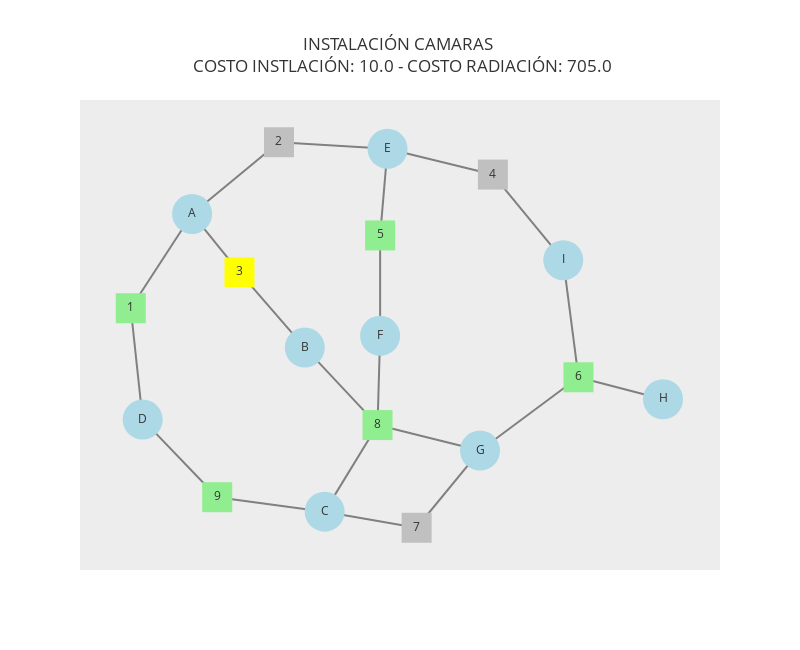

Write notebook code for a chart like this one.
### Code cell
# Crear la figura
fig = go.Figure()

# Agregar bordes
edge_x = []
edge_y = []
for edge in G.edges():
    x0, y0 = pos_alpha[edge[0]]
    x1, y1 = pos_alpha[edge[1]]
    edge_x.extend([x0, x1, None])
    edge_y.extend([y0, y1, None])

fig.add_trace(go.Scatter(x=edge_x, y=edge_y, mode="lines", line=dict(width=2, color="gray"), hoverinfo="none", showlegend=False))

# Agregar nodos de ZONAS
for zona in ZONAS:
    coord_x, coord_y = pos_alpha[zona]
    fig.add_trace(go.Scatter(x=[coord_x], y=[coord_y], mode="markers", marker=dict(size=40, color="lightblue"), name="Zonas", text=[zona], hoverinfo="text"))

# Agregar nodos de PUNTOS
for punto in PUNTOS:
    coord_x, coord_y = pos_alpha[str(punto)]
    color = "silver"
    if x[punto].X > 0.9:
        color = "lightgreen"
    if w[punto].X > 0.9:
        color = "yellow"
    fig.add_trace(go.Scatter(x=[coord_x], y=[coord_y], mode="markers", marker=dict(size=30, color=color, symbol="square"), name="Puntos", text=[str(punto)], hoverinfo="text"))

# Agregar etiquetas
for node, (coord_x, coord_y) in pos_alpha.items():
    fig.add_trace(go.Scatter(x=[coord_x], y=[coord_y], mode="text", text=[node], textposition="middle center", hoverinfo="none", showlegend=False))



fig.update_layout(
    title=f"INSTALACIÓN CAMARAS <br /> COSTO INSTLACIÓN: {costo_instalacion_camara.getValue()} - RADIACIÓN WIFI: {radiacion_wifi.getValue()}",
    showlegend=False,
    xaxis=dict(showgrid=False, zeroline=False, visible=False),
    yaxis=dict(showgrid=False, zeroline=False, visible=False),
    width=800,
    height=650,
    template="ggplot2",
)

# Mostrar la figura
fig.show()

### Figure 1 — Plotly figure (JSON) as saved in the notebook; plotly's stock layout.template omitted (floating-point values rounded to 4 significant figures)
{"data": [{"hoverinfo": "none", "line": {"color": "gray", "width": 2}, "mode": "lines", "showlegend": false, "type": "scatter", "x": [-0.7795, -0.5744, null, -0.7795, -0.7397, null, -0.2839, -0.5744, null, -0.2839, 0.07898, null, -0.416, -0.5744, null, -0.416, -0.1976, null, 0.4313, 0.07898, null, 0.4313, 0.6665, null, 0.05433, 0.07898, null, 0.05433, 0.05417, null, 0.7175, 0.3882, null, 0.7175, 1, null, 0.7175, 0.6665, null, 0.1763, -0.1312, null, 0.1763, 0.3882, null, 0.04559, -0.1976, null, 0.04559, -0.1312, null, 0.04559, 0.05417, null, 0.04559, 0.3882, null, -0.4905, -0.1312, null, -0.4905, -0.7397, null], "y": [0.08077, 0.3554, null, 0.08077, -0.2435, null, 0.5642, 0.3554, null, 0.5642, 0.5451, null, 0.1851, 0.3554, null, 0.1851, -0.0338, null, 0.4701, 0.5451, null, 0.4701, 0.2206, null, 0.2928, 0.5451, null, 0.2928, 0.0006166, null, -0.1202, -0.3336, null, -0.1202, -0.1843, null, -0.1202, 0.2206, null, -0.5585, -0.5116, null, -0.5585, -0.3336, null, -0.2595, -0.0338, null, -0.2595, -0.5116, null, -0.2595, 0.0006166, null, -0.2595, -0.3336, null, -0.4695, -0.5116, null, -0.4695, -0.2435, null]}, {"hoverinfo": "text", "marker": {"color": "lightblue", "size": 40}, "mode": "markers", "name": "Zonas", "text": ["A"], "type": "scatter", "x": [-0.5744], "y": [0.3554]}, {"hoverinfo": "text", "marker": {"color": "lightblue", "size": 40}, "mode": "markers", "name": "Zonas", "text": ["B"], "type": "scatter", "x": [-0.1976], "y": [-0.0338]}, {"hoverinfo": "text", "marker": {"color": "lightblue", "size": 40}, "mode": "markers", "name": "Zonas", "text": ["C"], "type": "scatter", "x": [-0.1312], "y": [-0.5116]}, {"hoverinfo": "text", "marker": {"color": "lightblue", "size": 40}, "mode": "markers", "name": "Zonas", "text": ["D"], "type": "scatter", "x": [-0.7397], "y": [-0.2435]}, {"hoverinfo": "text", "marker": {"color": "lightblue", "size": 40}, "mode": "markers", "name": "Zonas", "text": ["E"], "type": "scatter", "x": [0.07898], "y": [0.5451]}, {"hoverinfo": "text", "marker": {"color": "lightblue", "size": 40}, "mode": "markers", "name": "Zonas", "text": ["F"], "type": "scatter", "x": [0.05417], "y": [0.0006166]}, {"hoverinfo": "text", "marker": {"color": "lightblue", "size": 40}, "mode": "markers", "name": "Zonas", "text": ["G"], "type": "scatter", "x": [0.3882], "y": [-0.3336]}, {"hoverinfo": "text", "marker": {"color": "lightblue", "size": 40}, "mode": "markers", "name": "Zonas", "text": ["H"], "type": "scatter", "x": [1], "y": [-0.1843]}, {"hoverinfo": "text", "marker": {"color": "lightblue", "size": 40}, "mode": "markers", "name": "Zonas", "text": ["I"], "type": "scatter", "x": [0.6665], "y": [0.2206]}, {"hoverinfo": "text", "marker": {"color": "lightgreen", "size": 30, "symbol": "square"}, "mode": "markers", "name": "Puntos", "text": ["1"], "type": "scatter", "x": [-0.7795], "y": [0.08077]}, {"hoverinfo": "text", "marker": {"color": "silver", "size": 30, "symbol": "square"}, "mode": "markers", "name": "Puntos", "text": ["2"], "type": "scatter", "x": [-0.2839], "y": [0.5642]}, {"hoverinfo": "text", "marker": {"color": "yellow", "size": 30, "symbol": "square"}, "mode": "markers", "name": "Puntos", "text": ["3"], "type": "scatter", "x": [-0.416], "y": [0.1851]}, {"hoverinfo": "text", "marker": {"color": "silver", "size": 30, "symbol": "square"}, "mode": "markers", "name": "Puntos", "text": ["4"], "type": "scatter", "x": [0.4313], "y": [0.4701]}, {"hoverinfo": "text", "marker": {"color": "lightgreen", "size": 30, "symbol": "square"}, "mode": "markers", "name": "Puntos", "text": ["5"], "type": "scatter", "x": [0.05433], "y": [0.2928]}, {"hoverinfo": "text", "marker": {"color": "lightgreen", "size": 30, "symbol": "square"}, "mode": "markers", "name": "Puntos", "text": ["6"], "type": "scatter", "x": [0.7175], "y": [-0.1202]}, {"hoverinfo": "text", "marker": {"color": "silver", "size": 30, "symbol": "square"}, "mode": "markers", "name": "Puntos", "text": ["7"], "type": "scatter", "x": [0.1763], "y": [-0.5585]}, {"hoverinfo": "text", "marker": {"color": "lightgreen", "size": 30, "symbol": "square"}, "mode": "markers", "name": "Puntos", "text": ["8"], "type": "scatter", "x": [0.04559], "y": [-0.2595]}, {"hoverinfo": "text", "marker": {"color": "lightgreen", "size": 30, "symbol": "square"}, "mode": "markers", "name": "Puntos", "text": ["9"], "type": "scatter", "x": [-0.4905], "y": [-0.4695]}, {"hoverinfo": "none", "mode": "text", "showlegend": false, "text": ["1"], "textposition": "middle center", "type": "scatter", "x": [-0.7795], "y": [0.08077]}, {"hoverinfo": "none", "mode": "text", "showlegend": false, "text": ["2"], "textposition": "middle center", "type": "scatter", "x": [-0.2839], "y": [0.5642]}, {"hoverinfo": "none", "mode": "text", "showlegend": false, "text": ["3"], "textposition": "middle center", "type": "scatter", "x": [-0.416], "y": [0.1851]}, {"hoverinfo": "none", "mode": "text", "showlegend": false, "text": ["4"], "textposition": "middle center", "type": "scatter", "x": [0.4313], "y": [0.4701]}, {"hoverinfo": "none", "mode": "text", "showlegend": false, "text": ["5"], "textposition": "middle center", "type": "scatter", "x": [0.05433], "y": [0.2928]}, {"hoverinfo": "none", "mode": "text", "showlegend": false, "text": ["6"], "textposition": "middle center", "type": "scatter", "x": [0.7175], "y": [-0.1202]}, {"hoverinfo": "none", "mode": "text", "showlegend": false, "text": ["7"], "textposition": "middle center", "type": "scatter", "x": [0.1763], "y": [-0.5585]}, {"hoverinfo": "none", "mode": "text", "showlegend": false, "text": ["8"], "textposition": "middle center", "type": "scatter", "x": [0.04559], "y": [-0.2595]}, {"hoverinfo": "none", "mode": "text", "showlegend": false, "text": ["9"], "textposition": "middle center", "type": "scatter", "x": [-0.4905], "y": [-0.4695]}, {"hoverinfo": "none", "mode": "text", "showlegend": false, "text": ["A"], "textposition": "middle center", "type": "scatter", "x": [-0.5744], "y": [0.3554]}, {"hoverinfo": "none", "mode": "text", "showlegend": false, "text": ["B"], "textposition": "middle center", "type": "scatter", "x": [-0.1976], "y": [-0.0338]}, {"hoverinfo": "none", "mode": "text", "showlegend": false, "text": ["C"], "textposition": "middle center", "type": "scatter", "x": [-0.1312], "y": [-0.5116]}, {"hoverinfo": "none", "mode": "text", "showlegend": false, "text": ["D"], "textposition": "middle center", "type": "scatter", "x": [-0.7397], "y": [-0.2435]}, {"hoverinfo": "none", "mode": "text", "showlegend": false, "text": ["E"], "textposition": "middle center", "type": "scatter", "x": [0.07898], "y": [0.5451]}, {"hoverinfo": "none", "mode": "text", "showlegend": false, "text": ["F"], "textposition": "middle center", "type": "scatter", "x": [0.05417], "y": [0.0006166]}, {"hoverinfo": "none", "mode": "text", "showlegend": false, "text": ["G"], "textposition": "middle center", "type": "scatter", "x": [0.3882], "y": [-0.3336]}, {"hoverinfo": "none", "mode": "text", "showlegend": false, "text": ["H"], "textposition": "middle center", "type": "scatter", "x": [1], "y": [-0.1843]}, {"hoverinfo": "none", "mode": "text", "showlegend": false, "text": ["I"], "textposition": "middle center", "type": "scatter", "x": [0.6665], "y": [0.2206]}], "layout": {"height": 650, "showlegend": false, "title": {"text": "INSTALACIÓN CAMARAS <br /> COSTO INSTLACIÓN: 10.0 - COSTO RADIACIÓN: 705.0"}, "width": 800, "xaxis": {"showgrid": false, "visible": false, "zeroline": false}, "yaxis": {"showgrid": false, "visible": false, "zeroline": false}}}
